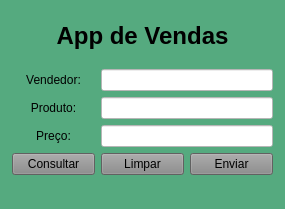
<?xml version="1.0" encoding="UTF-8"?>
<ui version="4.0">
 <class>MainWindow</class>
 <widget class="QMainWindow" name="MainWindow">
  <property name="geometry">
   <rect>
    <x>0</x>
    <y>0</y>
    <width>285</width>
    <height>209</height>
   </rect>
  </property>
  <property name="font">
   <font>
    <weight>50</weight>
    <bold>false</bold>
   </font>
  </property>
  <property name="windowTitle">
   <string>App de Vendas</string>
  </property>
  <property name="styleSheet">
   <string notr="true">background-color:rgb(85, 170, 127)</string>
  </property>
  <widget class="QWidget" name="centralwidget">
   <layout class="QGridLayout" name="gridLayout">
    <property name="leftMargin">
     <number>12</number>
    </property>
    <property name="rightMargin">
     <number>12</number>
    </property>
    <property name="bottomMargin">
     <number>12</number>
    </property>
    <item row="1" column="0">
     <widget class="QLabel" name="label_2">
      <property name="text">
       <string>Vendedor:</string>
      </property>
      <property name="alignment">
       <set>Qt::AlignCenter</set>
      </property>
     </widget>
    </item>
    <item row="3" column="0">
     <widget class="QLabel" name="label_4">
      <property name="text">
       <string>Preço:</string>
      </property>
      <property name="alignment">
       <set>Qt::AlignCenter</set>
      </property>
     </widget>
    </item>
    <item row="2" column="0">
     <widget class="QLabel" name="label_3">
      <property name="text">
       <string>Produto:</string>
      </property>
      <property name="alignment">
       <set>Qt::AlignCenter</set>
      </property>
     </widget>
    </item>
    <item row="4" column="0">
     <widget class="QPushButton" name="btnConsul">
      <property name="styleSheet">
       <string notr="true">background-color:rgb(136, 136, 136)</string>
      </property>
      <property name="text">
       <string>Consultar</string>
      </property>
     </widget>
    </item>
    <item row="0" column="0" colspan="3">
     <widget class="QLabel" name="AppdeVendas">
      <property name="font">
       <font>
        <pointsize>18</pointsize>
        <weight>75</weight>
        <italic>false</italic>
        <bold>true</bold>
        <underline>false</underline>
        <strikeout>false</strikeout>
        <kerning>true</kerning>
       </font>
      </property>
      <property name="text">
       <string>App de Vendas</string>
      </property>
      <property name="alignment">
       <set>Qt::AlignCenter</set>
      </property>
     </widget>
    </item>
    <item row="4" column="2">
     <widget class="QPushButton" name="btnEnviar">
      <property name="styleSheet">
       <string notr="true">background-color:rgb(136, 136, 136)</string>
      </property>
      <property name="text">
       <string>Enviar</string>
      </property>
     </widget>
    </item>
    <item row="4" column="1">
     <widget class="QPushButton" name="btnLimp">
      <property name="styleSheet">
       <string notr="true">background-color:rgb(136, 136, 136)</string>
      </property>
      <property name="text">
       <string>Limpar</string>
      </property>
     </widget>
    </item>
    <item row="3" column="1" colspan="2">
     <widget class="QLineEdit" name="linePreco">
      <property name="styleSheet">
       <string notr="true">background-color:rgb(255, 255, 255)</string>
      </property>
     </widget>
    </item>
    <item row="2" column="1" colspan="2">
     <widget class="QLineEdit" name="lineProd">
      <property name="styleSheet">
       <string notr="true">background-color:rgb(255, 255, 255)</string>
      </property>
     </widget>
    </item>
    <item row="1" column="1" colspan="2">
     <widget class="QLineEdit" name="lineName">
      <property name="styleSheet">
       <string notr="true">background-color:rgb(255, 255, 255)</string>
      </property>
     </widget>
    </item>
   </layout>
  </widget>
  <widget class="QStatusBar" name="statusBar">
   <property name="sizePolicy">
    <sizepolicy hsizetype="MinimumExpanding" vsizetype="Preferred">
     <horstretch>0</horstretch>
     <verstretch>0</verstretch>
    </sizepolicy>
   </property>
   <property name="baseSize">
    <size>
     <width>0</width>
     <height>0</height>
    </size>
   </property>
   <property name="font">
    <font>
     <family>MS Shell Dlg 2</family>
     <pointsize>8</pointsize>
     <weight>9</weight>
     <italic>false</italic>
     <bold>false</bold>
    </font>
   </property>
   <property name="autoFillBackground">
    <bool>false</bool>
   </property>
   <property name="styleSheet">
    <string notr="true">font: 75 8pt &quot;MS Shell Dlg 2&quot;;</string>
   </property>
  </widget>
 </widget>
 <resources/>
 <connections/>
</ui>
